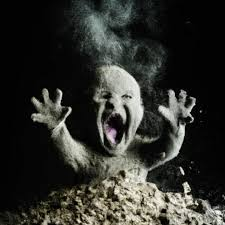
#> input picture assets/meme.jpg, 225 x 225 px, found by its file name
$ python tutorial.py
#> lines starting #> are read from the running program, lines starting #| are printed output that depends on the picture
import cv2

# Reads/grabs the image from the 'assets' folder
img = cv2.imread('assets/meme.jpg', 0) # '0' is the default mode for loading image
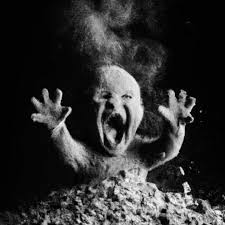
#> img: shape (225, 225); min 0, max 255, mean 47.2

# Resize the img
img = cv2.resize(img, (0, 0), fx=2, fy=2)
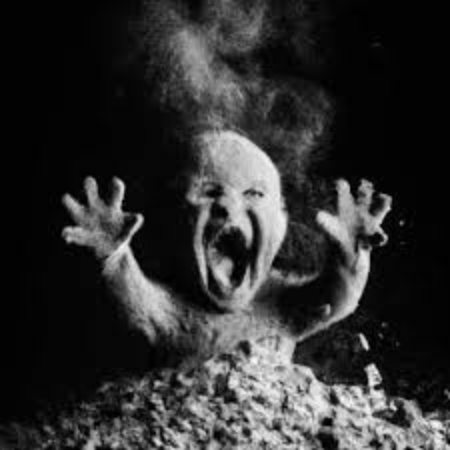
#> img: shape (450, 450); min 0, max 248, mean 47.2

# Rotates the img
img = cv2.rotate(img, cv2.ROTATE_90_COUNTERCLOCKWISE)
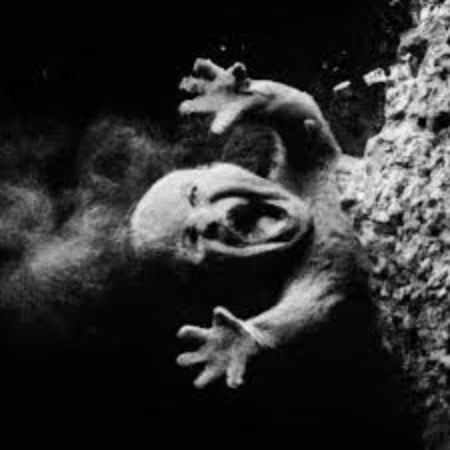
#> img: shape (450, 450); min 0, max 248, mean 47.2

# Creates a new img file
cv2.imwrite('new_img.jpg', img)

# Shows the img
cv2.imshow('Image', img)
cv2.waitKey(0)
cv2.destroyAllWindows()

$ run again, with assets/soccer_practice.jpg copied over assets/meme.jpg
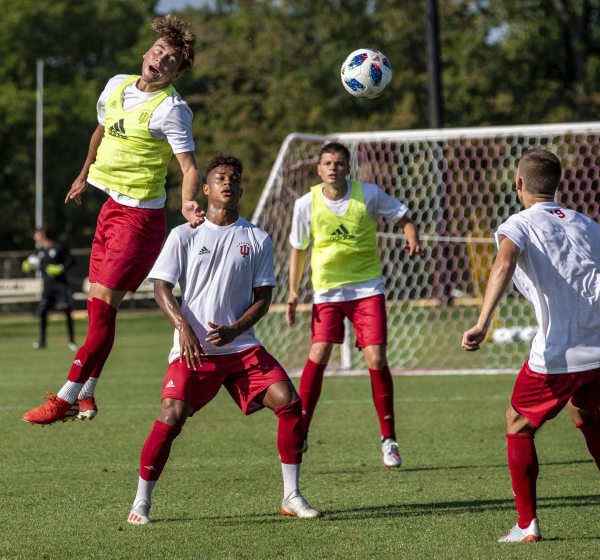
#> input picture assets/soccer_practice.jpg, 1200 x 1119 px, found by its file name (shown at 1/2 size)
#> `img = cv2.imread('assets/meme.jpg', 0) # '0' is the default mode for l..`:
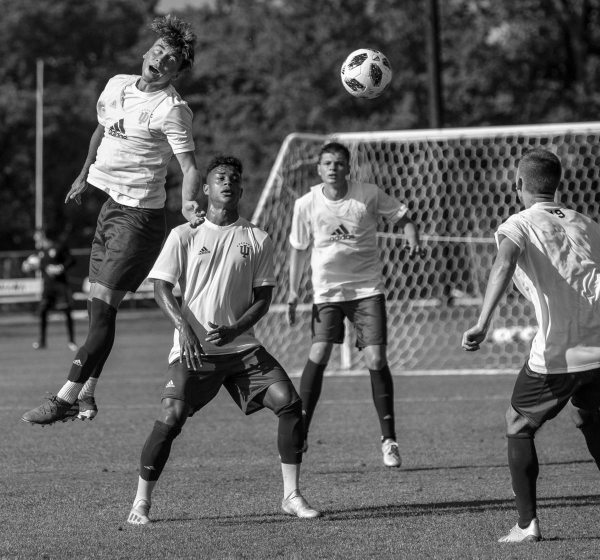
#> img: shape (1119, 1200) (shown at 1/2 size); min 0, max 255, mean 95.1
#> `img = cv2.rotate(img, cv2.ROTATE_90_COUNTERCLOCKWISE)`:
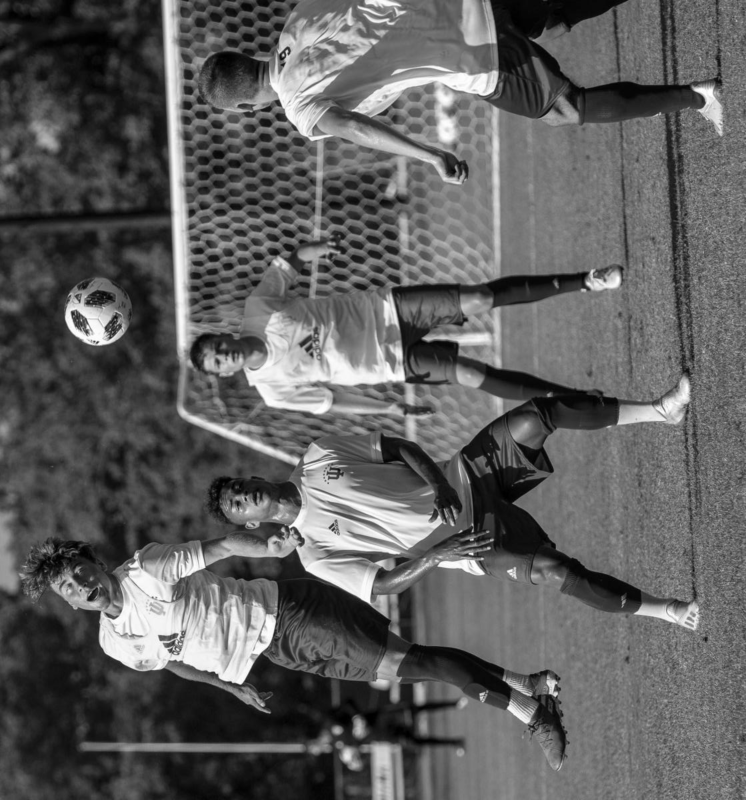
#> img: shape (2400, 2238) (shown at 1/3 size); min 0, max 255, mean 95
